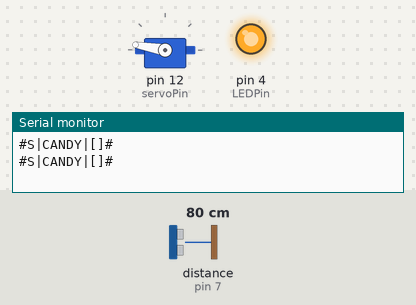
Recording of a sketch running on a simulated Arduino Uno, built with avr-gcc and run on an emulated ATmega328P. Shown: servo, output pins drawn as LEDs (lit = HIGH), the last lines printed to the serial monitor. Wiring (inferred from the names in the program): ultrasonic range finder: trigger pin 8; echo pin 7. Inputs (shaded band) come from the test bench; at power-on: distance to the obstacle (sensor on pin 7) 80 cm. The echo pulse lasts 58.3 µs per cm; pins used as bus, display or sensor lines are not drawn.

Above: at 9.2 s.
9.3 s: distance to the obstacle (sensor on pin 7) set to 18 cm
At 16.96 s:
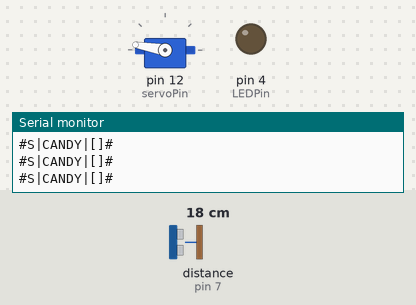
18.3 s: distance to the obstacle (sensor on pin 7) set to 14 cm
At 25.7 s:
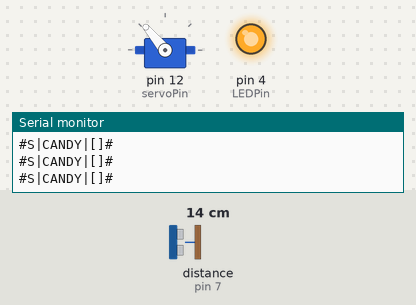
27.3 s: distance to the obstacle (sensor on pin 7) set to 5 cm
39.9 s: distance to the obstacle (sensor on pin 7) set to 2 cm
Timing chart, 0 to 42.9 s (numbered marks = the images above; inputs shaded):
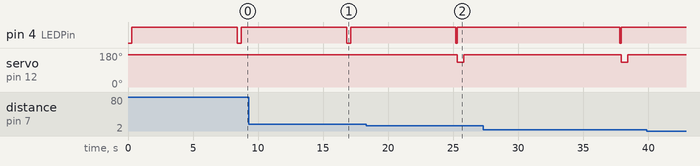

Measured:
- the behaviour switches between 16 and 15 cm on distance to the obstacle (sensor on pin 7) (found by bisection; images 1 and 2)
- after the input at 18.3 s, servo on pin 12 (servoPin): 170° → 130° after 7.0 s, → 170° 0.50 s later
- after the input at 39.9 s, every drawn part: stays the same

The sketch:

Pumpkin.ino
```cpp
#include <Servo.h>

Servo myservo; //create a servo object

const double CLEAN = 2;
const double  WAIT = 5;
const double DIST = 15;
const int inPin = 7; //echo
const int outPin = 8; //trigger
const int buttonPin = 11;
const int LEDPin = 4;
const int servoPin = 12;
int count = 0;

void setup() {
  Serial.begin(9600);
  pinMode(inPin, INPUT);
  pinMode(outPin, OUTPUT);
  // initialize the LEDpin as an output.
  pinMode(LEDPin, OUTPUT);
  digitalWrite(LEDPin, HIGH); //keeps LEDs on

  myservo.attach(servoPin); //attach servo object to pin
  myservo.write(170);//goes to 15 degrees
}

void loop() {
  // outPin setup & cleaning
  long duration, cm = 0;
  digitalWrite(outPin, LOW);
  delayMicroseconds(CLEAN);
  digitalWrite(outPin, HIGH);
  delayMicroseconds(WAIT);
  digitalWrite(outPin, LOW);

  // read sensor data
  duration = pulseIn(inPin, HIGH);
  cm = msToCm(duration);

  // long distance
  if((cm >= DIST) && (cm <= 90)) {
      Serial.println("#S|CANDY|[]#");
      digitalWrite(LEDPin, LOW);
      delay(300);
      digitalWrite(LEDPin, HIGH);
      delay(100);
  } else if((cm > 2) && (cm < DIST)) { // close distance
      digitalWrite(LEDPin, LOW);
      delay(100);
      digitalWrite(LEDPin, HIGH);

      // trigger motor
      myservo.write(130);//goes to 15 degrees
      delay(500);//wait for 3 seconds
      myservo.write(170);//goes to 30 degrees
      if(count%2 == 0) { // even
        Serial.println("#S|COCO|[]#");
        delay(4000);
      } else { // odd
        Serial.println("#S|LAUGH|[]#");
        delay(4000);

      }
      ++count;

  }

  delay(8000); //8 seconds
}

//converts microseconds to distance
long msToCm(long ms) {
  return (ms/29/2);
}
```
